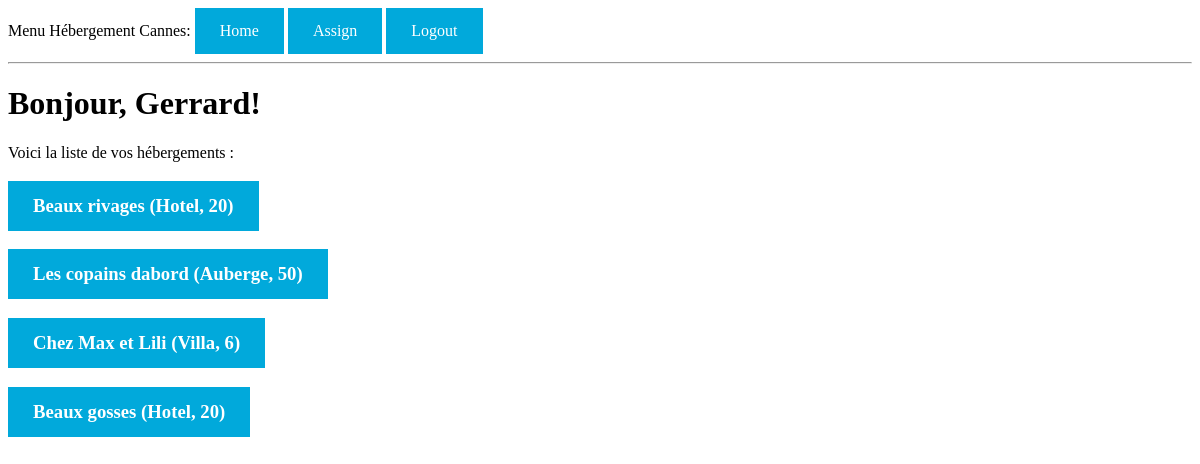
The page /index (signed in) on the database as committed earlier.
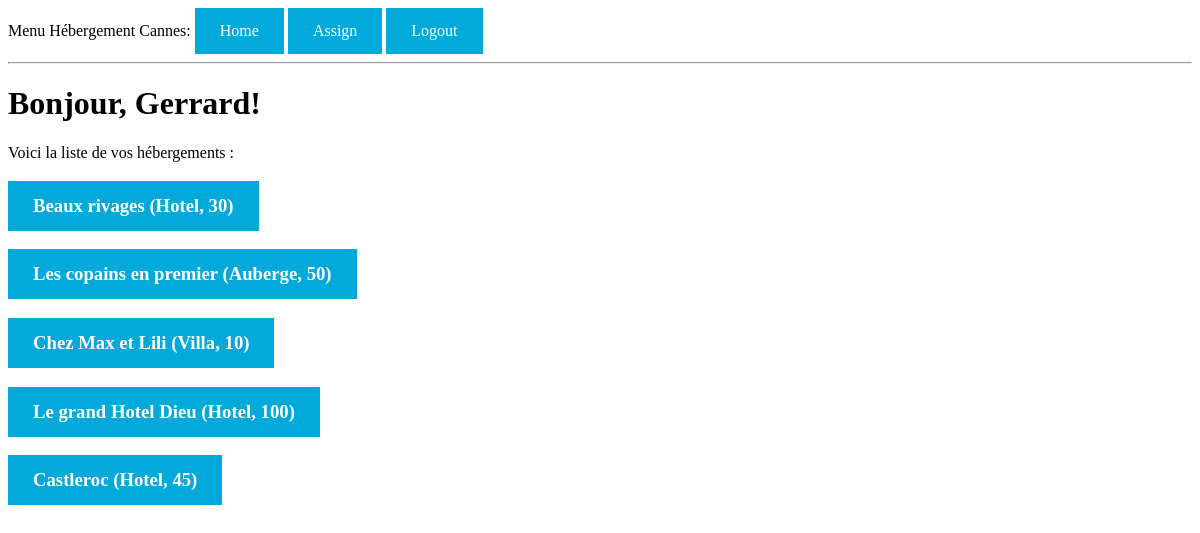
The same page on the database as committed later.
### app/models.py (models this page shows, shortened)
class User(UserMixin, db.Model):
    id = db.Column(db.Integer, primary_key=True)
    username = db.Column(db.String(64), index=True, unique=True)
    statut = db.Column(db.Boolean, default=True)
    password_hash = db.Column(db.String(128))

class Hotel(db.Model):
    id = db.Column(db.Integer, primary_key=True)
    name = db.Column(db.String(64), index=True, unique=True)
    type = db.Column(db.String(64))
    numb_place = db.Column(db.Integer)
    resp_id = db.Column(db.Integer, db.ForeignKey('user.id'))
    owner_id = db.Column(db.Integer, db.ForeignKey('user.id'))
    resp = db.relationship('User', uselist=False, foreign_keys='Hotel.resp_id')
    owner = db.relationship('User', uselist=False,
                            foreign_keys='Hotel.owner_id')
    services = db.relationship('Service', backref='hotel')
    places = db.relationship('Place', backref='hotel')

### app/routes.py (the view)
@app.route('/', methods=['GET', 'POST'])
@app.route('/index', methods=['GET', 'POST'])
@login_required
def index():
    if current_user.statut is True:
        h = Hotel.query.filter_by(owner_id=current_user.id).all()
    else:
        h = Hotel.query.filter_by(resp_id=current_user.id).all()
    return render_template('index.html', title='Home', hotels=h)

### app/models.py (called while the page is built)
@login.user_loader
def load_user(id):
    return User.query.get(int(id))

### app/templates/index.html (shortened to what this page needs)
{% extends "base.html" %}
{% block content %}
    <h1>Bonjour, {{ current_user.username }}!</h1>
    <p>Voici la liste de vos hébergements : </p>
    {% for h in hotels %}
      <h3><a href="/hotel/{{ h.id }}">{{ h.name }} ({{ h.type }}, {{ h.numb_place }})</a></h3>
    {% endfor %}
{% endblock %}

### app/templates/base.html (shortened to what this page needs)
<html>
    <head>
    </head>
    <body>
        <div>Menu Hébergement Cannes:
          <a href="{{ url_for('index') }}">Home</a>
          {% if current_user.is_anonymous %}
          <a href="{{ url_for('login') }}">Login</a>
          {% else %}
            {% if not current_user.statut %}
            <a href="{{ url_for('assign') }}">Assign</a>
            {% endif %}
          <a href="{{ url_for('logout') }}">Logout</a>
          {% endif %}
        </div>
        <hr>
        {% block content %}{% endblock %}
    </body>
</html>

### app/templates/base.html (style rules this page uses)
a:link, a:visited { background-color: #01A9DB; color: white; padding: 14px 25px; text-align: center; text-decoration: none; display: inline-block; }

### app/templates/index.html (style rules this page uses)
a:link, a:visited { background-color: #01A9DB; color: white; padding: 14px 25px; text-align: center; text-decoration: none; display: inline-block; }

Rows that differ between the two databases and show on the page:
changed Hotel "Beaux rivages": numb_place "20" → "30"
changed Hotel "Auberge": name "Les copains dabord" → "Les copains en premier"
changed Hotel "Chez Max et Lili": numb_place "6" → "10"
changed Hotel: name "Beaux gosses" → "Le grand Hotel Dieu"; numb_place "20" → "100"
added Hotel: name "Castleroc", type "Hotel", numb_place "45"
